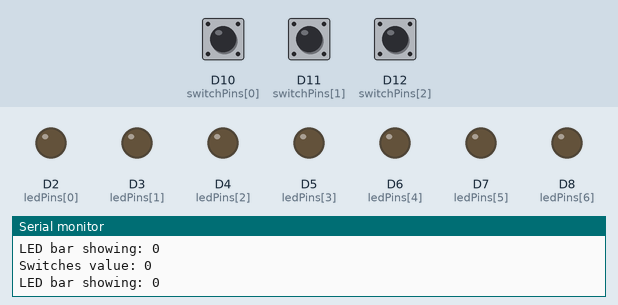
Recording of a sketch running on a simulated Arduino Nano ESP32. Shown: output pins drawn as LEDs (lit = HIGH), the last lines printed to the serial monitor. The test bench sets the inputs (shaded band); at power-on: D10 (switchPins[0]) LOW, D11 (switchPins[1]) LOW, D12 (switchPins[2]) LOW.

Above: at 1.2 s.
1.3 s: D10 (switchPins[0]) pulled HIGH for 0.25 s
At 1.5 s:
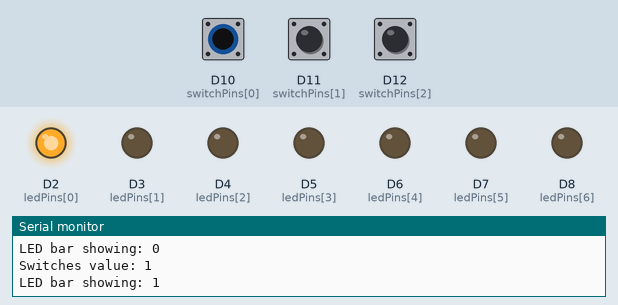
3.1 s: D11 (switchPins[1]) pulled HIGH for 0.25 s
At 3.3 s:
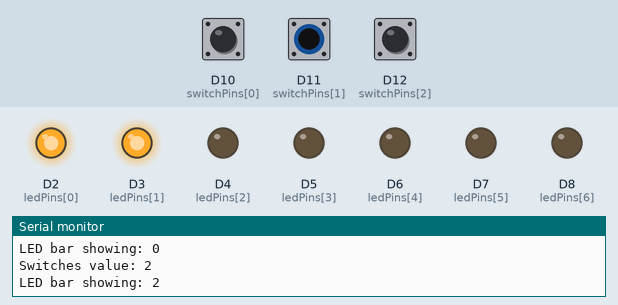
4.9 s: D12 (switchPins[2]) pulled HIGH for 0.25 s
At 5.1 s:
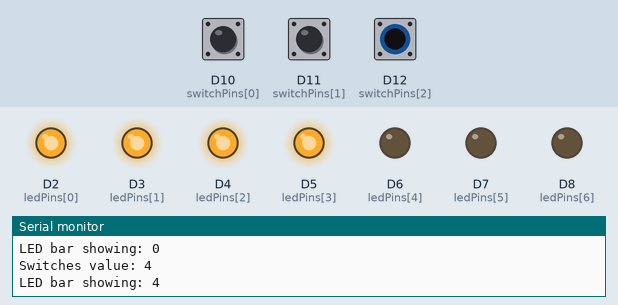
6.7 s: D12 (switchPins[2]) pulled HIGH for 3.2 s
At 10.5 s:
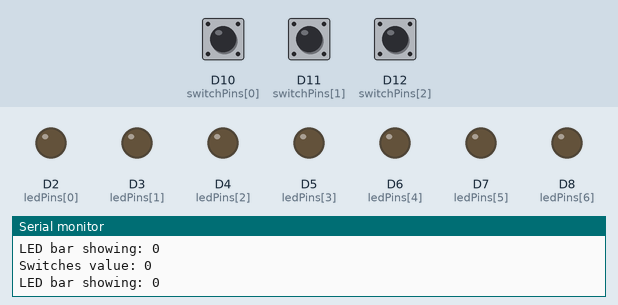
11.5 s: D10 (switchPins[0]) pulled HIGH for 3.2 s
At 13.0 s:
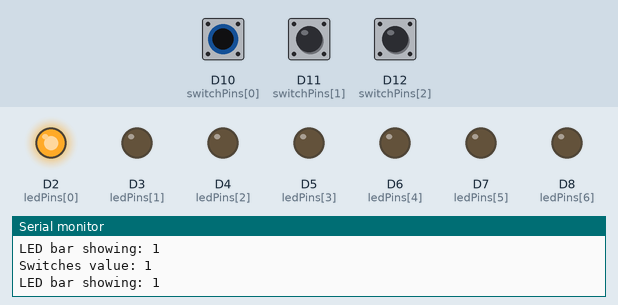
16.3 s: D10 (switchPins[0]) driven HIGH and D11 (switchPins[1]) driven HIGH
At 17.0 s:
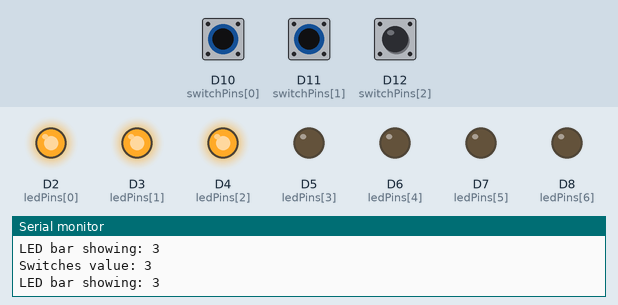
Timing chart, 0 to 18.9 s (numbered marks = the images above; inputs shaded):
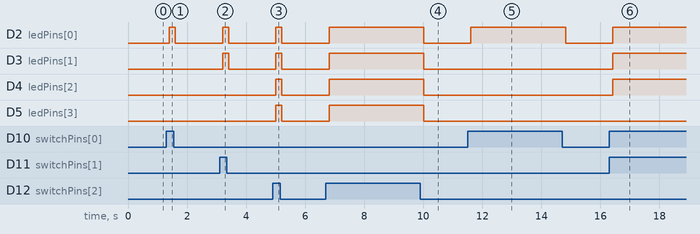

Measured:
- after the input at 1.3 s, D2 (ledPins[0]): LOW → HIGH after 0.10 s, → LOW 0.20 s later
- after the input at 3.1 s, D2 (ledPins[0]), D3 (ledPins[1]): LOW → HIGH after 0.11 s, → LOW 0.20 s later
- after the input at 4.9 s, D2 (ledPins[0]), D3 (ledPins[1]), D4 (ledPins[2]), D5 (ledPins[3]): LOW → HIGH after 0.11 s, → LOW 0.20 s later
- after the input at 6.7 s, D2 (ledPins[0]), D3 (ledPins[1]), D4 (ledPins[2]), D5 (ledPins[3]): LOW → HIGH after 0.11 s, → LOW 3.2 s later
- after the input at 11.5 s, D2 (ledPins[0]): LOW → HIGH after 0.12 s, → LOW 3.2 s later
- after the input at 16.3 s, D2 (ledPins[0]), D3 (ledPins[1]), D4 (ledPins[2]): LOW → HIGH after 0.12 s

The sketch:

binaryCounter.ino
```cpp
#include <Arduino.h>

// Switches → input
const int switchPins[3] = {10, 11, 12}; // adjust these to your 3 buttons
// LEDs → output (bar graph style)
const int ledPins[7] = {2, 3, 4, 5, 6, 7, 8}; // adjust to your wiring

void setup()
{
    // Setup switches
    for (int i = 0; i < 3; i++)
    {
        pinMode(switchPins[i], INPUT); // assuming pulldown resistors
    }

    // Setup LEDs
    for (int i = 0; i < 7; i++)
    {
        pinMode(ledPins[i], OUTPUT);
        digitalWrite(ledPins[i], LOW);
    }

    Serial.begin(115200);
    Serial.println("Hello, connected!");
}

void loop()
{
    // Read the 3 switches as a number 0–7
    int value = 0;
    for (int i = 0; i < 3; i++)
    {
        if (digitalRead(switchPins[i]) == HIGH)
        {
            value |= (1 << i);
        }
    }

    // Print once for switches
    Serial.print("Switches value: ");
    Serial.println(value);

    // Light up LEDs bar-style: first `value` LEDs ON
    for (int i = 0; i < 7; i++)
    {
        if (i < value)
        {
            digitalWrite(ledPins[i], HIGH);
        }
        else
        {
            digitalWrite(ledPins[i], LOW);
        }
    }

    // Print once for LEDs
    Serial.print("LED bar showing: ");
    Serial.println(value);

    delay(200); // small debounce / reduce spam
}
```
